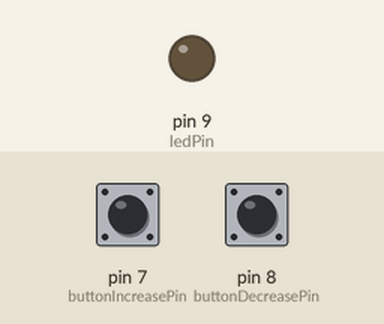
Simulated run of this sketch. Board: Arduino Uno, built with avr-gcc and run on an emulated ATmega328P. Shown: output pins drawn as LEDs (lit = HIGH). Inputs (shaded band) come from the test bench; at power-on: pin 7 (buttonIncreasePin) HIGH, pin 8 (buttonDecreasePin) HIGH.

Above: at 1.2 s.
1.3 s: pin 7 (buttonIncreasePin) pulled LOW for 1 s
At 3.1 s:
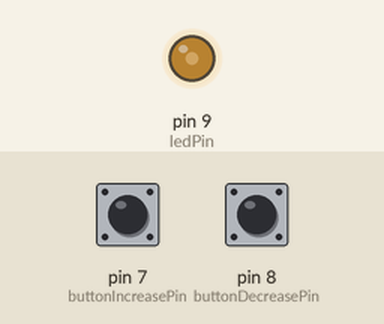
4.3 s: pin 7 (buttonIncreasePin) pulled LOW for 3.2 s
At 7.1 s:
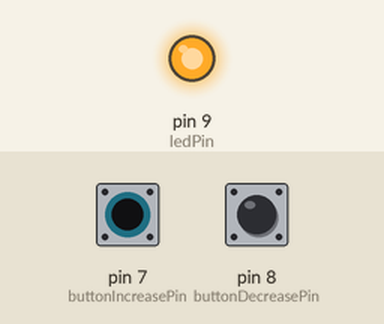
9.0 s: pin 8 (buttonDecreasePin) pulled LOW for 3.2 s
At 9.65 s:
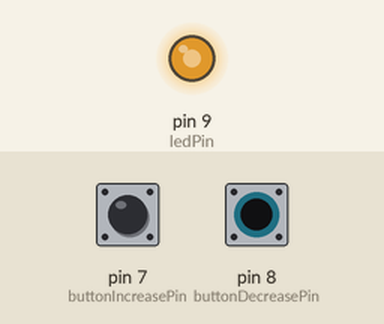
13.7 s: pin 7 (buttonIncreasePin) pulled LOW for 0.15 s
At 14.4 s:
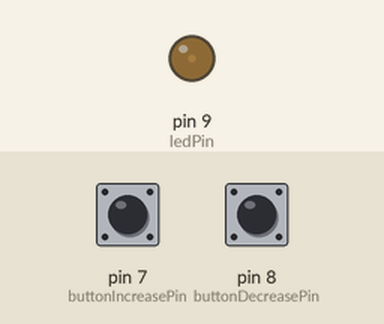
15.3 s: pin 8 (buttonDecreasePin) pulled LOW for 0.15 s
At 15.7 s:
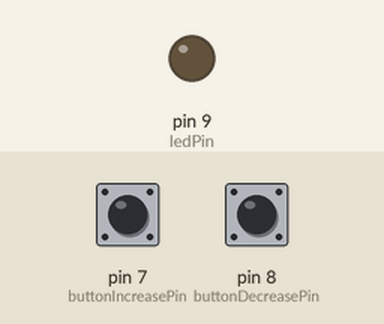
Timing chart, 0 to 17.9 s (numbered marks = the images above; inputs shaded):
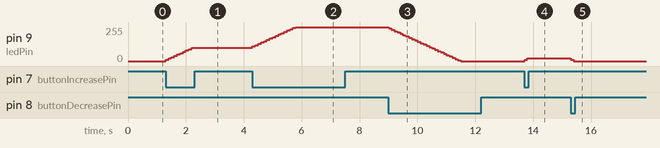

The sketch:

rduino_tutorial_29_using_push_buttons_to_create_dimmable_led.ino
```cpp
int buttonIncreasePin = 7;
int buttonIncreaseValue;
int buttonDecreasePin = 8;
int buttonDecreaseValue;
int ledPin = 9;
int ledDim = 0;
int delayTime = 100;

void setup() {
  // put your setup code here, to run once:
  Serial.begin(9600);
  pinMode(ledPin, OUTPUT);
  pinMode(buttonIncreasePin, INPUT);
  pinMode(buttonDecreasePin, INPUT);
}

void loop() {
  // put your main code here, to run repeatedly:
  buttonIncreaseValue = digitalRead(buttonIncreasePin);
  buttonDecreaseValue = digitalRead(buttonDecreasePin);
  if(buttonIncreaseValue == 0 && buttonDecreaseValue == 1){
    ledDim = ledDim + 10;
  }
  if(buttonDecreaseValue == 0 && buttonIncreaseValue == 1){
    ledDim = ledDim - 10;
  }
  if(ledDim > 255) {
    ledDim = 255;
  }
  if(ledDim < 0) {
    ledDim = 0;
  }
  analogWrite(ledPin, ledDim);
  delay(delayTime);
}
```

Measured:
- after the input at 1.3 s, pin 9 (ledPin): moves from 0/255 to 100/255 over 0.90 s, starting at once
- after the input at 4.3 s, pin 9 (ledPin): moves from 100/255 to 255/255 over 1.5 s, starting at once
- after the input at 9.0 s, pin 9 (ledPin): moves from 255/255 to 0/255 over 2.5 s, starting at once
- after the input at 13.7 s, pin 9 (ledPin): 0/255 → 10/255 at once, → 20/255 0.10 s later
- after the input at 15.3 s, pin 9 (ledPin): 20/255 → 10/255 at once, → 0/255 0.10 s later
